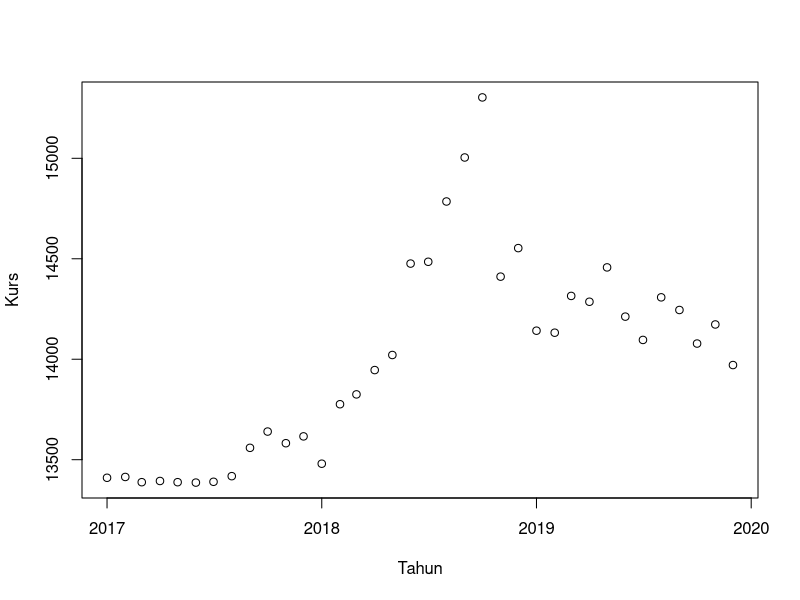
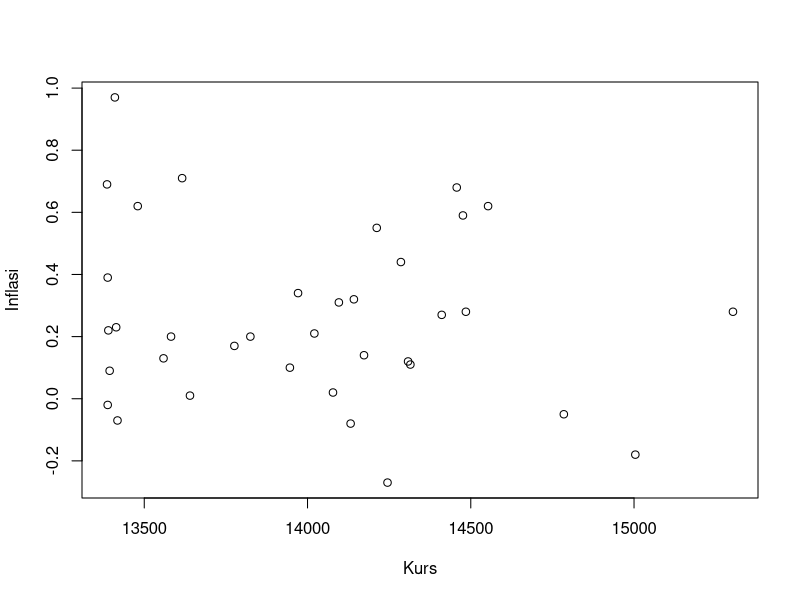
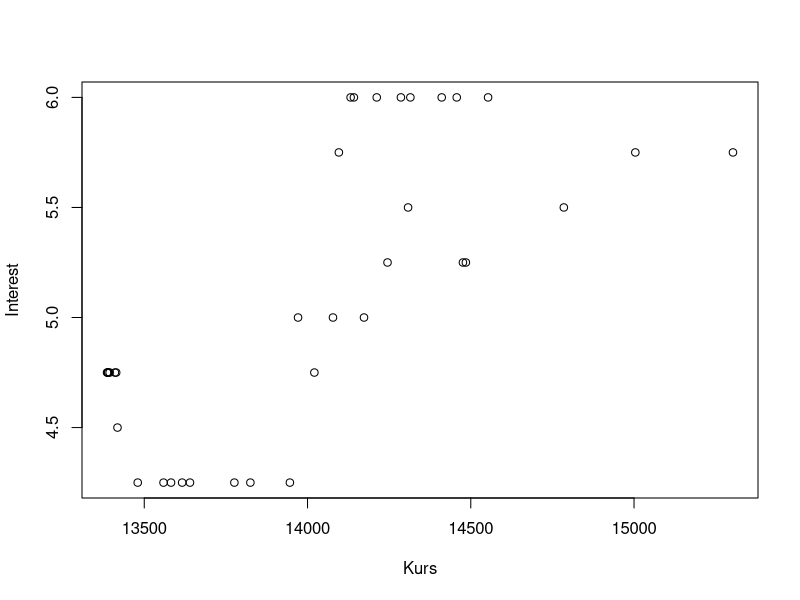

Write the R code that produced these figures, in order.
## ---- chunk 1
#| warning: false
#| echo: true
setwd('C:/Users/GITA/OneDrive/Dokumen/Metopel/Latihan')
library(tidyverse)
library(readxl)
## ---- chunk 2
library(readxl) 
dat<-read_excel('regresilong.xlsx')
head(dat)
## ---- chunk 3
dat$Tahun_dan_Ekspor <- plot(dat$Tahun,dat$Kurs,xlab = 'Tahun',ylab = 'Kurs')
dat$Tahun_dan_GDP <- plot(dat$Kurs,dat$Inflasi,xlab = 'Kurs',ylab = 'Inflasi')
dat$GDP_dan_Ekspor <- plot(dat$Kurs,dat$Interest,xlab = 'Kurs',ylab = 'Interest') 
## ---- chunk 4
library(readxl)
dat<-read_excel('regresilong.xlsx')
head(dat)
## ---- chunk 5
reg1 <- lm(Kurs ~ Interest+Inflasi,data=dat)
summary(reg1)
